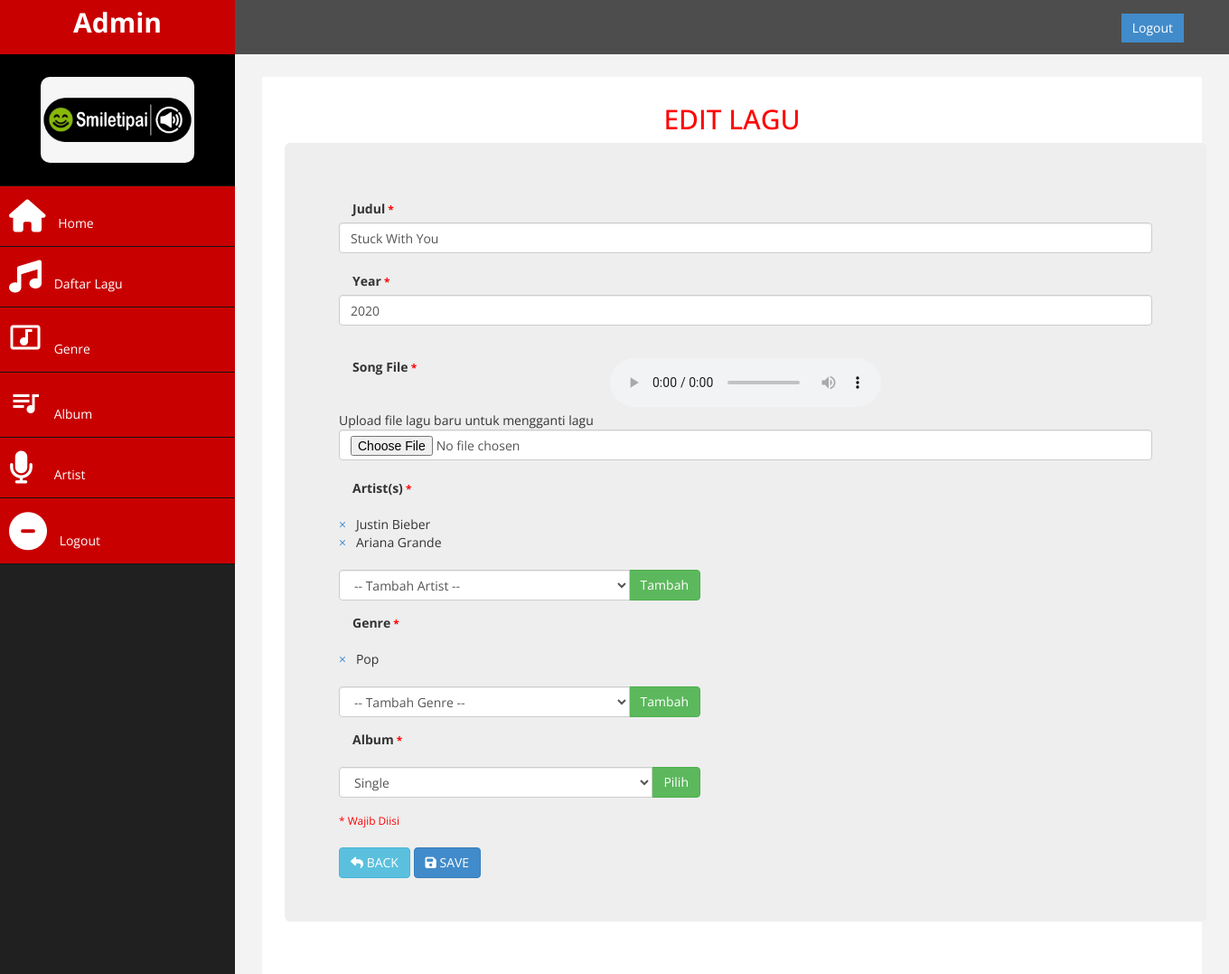
Page /admin/index.php?halaman=editlagu&id_song=1 (signed in) on the committed database.
### tables this page shows
CREATE TABLE `song` (
  `id_song` int(3) NOT NULL,
  `title` varchar(220) NOT NULL,
  `year` int(4) NOT NULL,
  `song_file` varchar(200) NOT NULL,
  `played` int(6) NOT NULL DEFAULT 0
);

CREATE TABLE `song_artist` (
  `id_song_artist` int(5) NOT NULL,
  `id_song` int(3) NOT NULL,
  `id_artist` int(3) NOT NULL
);

CREATE TABLE `artist` (
  `id_artist` int(3) NOT NULL,
  `nama_artist` varchar(50) NOT NULL
);

CREATE TABLE `song_genre` (
  `id_song_genre` int(5) NOT NULL,
  `id_song` int(3) NOT NULL,
  `id_genre` int(3) NOT NULL
);

CREATE TABLE `genre` (
  `id_genre` int(3) NOT NULL,
  `nama_genre` varchar(20) NOT NULL
);

### admin/editlagu.php (the view, shortened to what this page needs)
<h2 align="center">EDIT LAGU</h2>
<?php
	$id_song = $_GET['id_song'];
	$datalagu = $koneksi->query("SELECT * FROM song WHERE id_song = '$id_song'")->fetch_assoc();
	$ambilartist = $koneksi->query("SELECT sa.id_song_artist, a.id_artist, a.nama_artist FROM song_artist sa JOIN artist a ON sa.id_artist = a.id_artist WHERE sa.id_song = '$id_song'");
	$ambilgenre = $koneksi->query("SELECT sg.id_song_genre, g.id_genre, g.nama_genre FROM song_genre sg JOIN genre g ON sg.id_genre = g.id_genre WHERE sg.id_song = '$id_song'");
?>
<div style="width: 1050px" class="container">
<div class="jumbotron">
	<form method="post" enctype="multipart/form-data">
	<div class="form-group">
	 	<label class="col-sm-4 control-label">Judul<small id="small"> *</small></label>
	 	<input class="form-control col-sm-4" type="text" name="judul" value="<?= $datalagu['title'] ?>" required>
	 </div>
	 <br><br><br><br>
	 <div class="form-group">
	 	<label class="col-sm-4 control-label">Year<small id="small"> *</small></label>
	 	<input class="form-control col-sm-4" type="number" min="0" name="year" value="<?= $datalagu['year'] ?>" required>
	 </div>
	 <br><br><br><br>
     <div class="audio form-group">
	 	<label class="col-sm-4 control-label">Song File<small id="small"> *</small></label>
	 	<audio controls>
	 		<source src="../song/<?= $datalagu['song_file'] ?>" type="audio/mpeg">
	 	</audio>
	 	<br>
	 	Upload file lagu baru untuk mengganti lagu
	 	<input class="form-control col-sm-4" type="file" name="file" accept="audio/*">
	 </div>
	 <br><br>
     <div class="form-group">
     <label class="col-sm-4 control-label">Artist(s)<small id="small"> *</small></label>
	 <br>
	 <br>
		<?php while ($dataartist = $ambilartist->fetch_assoc()){ ?>
			<a href="editlagu_delete_artist.php?id=<?= $dataartist['id_song_artist'] ?>">&times;</a>&nbsp;&nbsp;&nbsp;<?= $dataartist['nama_artist'] ?><br>
		<?php } ?>
		<br>
		<div class="input-group" style="width: 400px">
			<select name="artist_baru" class="form-control">
				<option value="">-- Tambah Artist --</option>
			</select>
			<span class="input-group-btn">
				<button name="tambah-artist" class="btn btn-success">Tambah</button>>
			</span>
		</div>
	</div>
	<div class="form-group">
	 	<label class="col-sm-4 control-label">Genre<small id="small"> *</small></label>
	 	<br>
	    <br>
		<?php while ($datagenre = $ambilgenre->fetch_assoc()){ ?>
			<a href="editlagu_delete_genre.php?id=<?= $datagenre['id_song_genre'] ?>">&times;</a>&nbsp;&nbsp;&nbsp;<?= $datagenre['nama_genre'] ?><br>
		<?php } ?>
		<br>
		<div class="input-group" style="width: 400px">
			<select name="genre_baru" class="form-control">
				<option value="">-- Tambah Genre --</option>
			</select>
			<span class="input-group-btn">
				<button name="tambah-genre" class="btn btn-success">Tambah</button>>
			</span>
		</div>
	 </div>
	 <div class="form-group">
	 	<label class="col-sm-4 control-label">Album<small id="small"> *</small></label>
	 	<br>
	    <br>
		<div class="input-group" style="width: 400px">
			<select name="album_baru" class="form-control">
				<?php
					$ambilalbum = $koneksi->query("SELECT sa.id_song_album, sa.id_album FROM song_album sa JOIN album a ON sa.id_album = a.id_album WHERE sa.id_song = '$id_song'");
					if($ambilalbum->num_rows == 0){
				?>
						<option value="single" selected>Single</option>
				<?php
					}
				?>
			</select>
			<span class="input-group-btn">
				<button name="pilih-album" class="btn btn-success">Pilih</button>>
			</span>
		</div>
	 </div>
	 <small id="small">* Wajib Diisi</small>
	 <br><br>
		 <a  href="index.php?halaman=daftar_lagu" class="btn btn-info"><i class='fas fa-reply' ></i> BACK</a>
	 <button class ="btn btn-primary" name="save"><i class='fas fa-save'></i> SAVE</button>
	 </form>
</div>
</div>

### admin/assets/css/custom.css (style rules this page uses)
body { font-family: 'Open Sans', sans-serif; }
h2 { color: #f00; }

### admin/editlagu.php (style rules this page uses)
#small { color: red; }

### rows in the picture
song: judul "Stuck With You", year "2020", album_baru "Single"
song_artist: id_artist.nama_artist "Justin Bieber"
song_artist: id_artist.nama_artist "Ariana Grande"
song_genre: id_genre.nama_genre "Pop"
